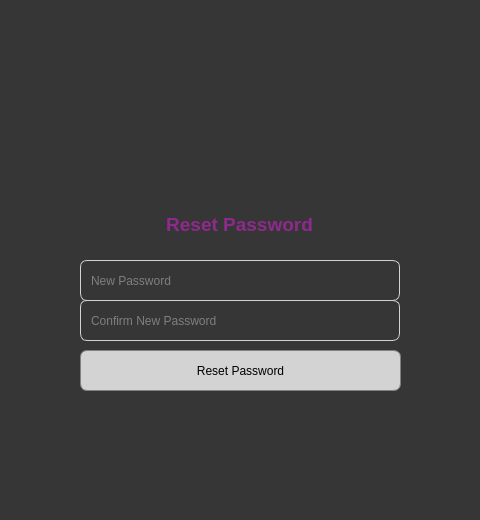
<?xml version="1.0" encoding="UTF-8"?>
<ui version="4.0">
 <class>Dialog</class>
 <widget class="QDialog" name="Dialog">
  <property name="geometry">
   <rect>
    <x>0</x>
    <y>0</y>
    <width>480</width>
    <height>520</height>
   </rect>
  </property>
  <property name="windowTitle">
   <string>Dialog</string>
  </property>
  <property name="styleSheet">
   <string notr="true">background-color: rgb(54, 54, 54);</string>
  </property>
  <widget class="QLabel" name="label">
   <property name="geometry">
    <rect>
     <x>40</x>
     <y>100</y>
     <width>400</width>
     <height>100</height>
    </rect>
   </property>
   <property name="text">
    <string/>
   </property>
   <property name="pixmap">
    <pixmap>../../Downloads/lgo.png</pixmap>
   </property>
  </widget>
  <widget class="QLineEdit" name="newPassword">
   <property name="geometry">
    <rect>
     <x>80</x>
     <y>260</y>
     <width>320</width>
     <height>41</height>
    </rect>
   </property>
   <property name="styleSheet">
    <string notr="true">QLineEdit {
    border: 1px solid lightgray;
	color: rgb(200, 200, 200);
    border-top-left-radius: 7px;
    border-bottom-left-radius: 7px;
	border-top-right-radius: 7px;
    border-bottom-right-radius: 7px;
    /* Other corners will be sharp by default or implicitly 0 if not set */
	padding: 8px; /* Adds 5 pixels of padding on all sides */
}</string>
   </property>
   <property name="placeholderText">
    <string>New Password</string>
   </property>
  </widget>
  <widget class="QPushButton" name="ResetPassword">
   <property name="geometry">
    <rect>
     <x>80</x>
     <y>350</y>
     <width>321</width>
     <height>41</height>
    </rect>
   </property>
   <property name="styleSheet">
    <string notr="true">QPushButton {
    background-color: lightgray; /* Apply background color to the button */
    border: 1px solid gray;      /* Always good to define a border when using border-radius */
    border-top-left-radius: 7px;
    border-bottom-left-radius: 7px;
    border-top-right-radius: 7px;
    border-bottom-right-radius: 7px;
}

QPushButton#Login:hover {
    color: #0056b3;              /* Darker blue on hover */
    text-decoration: underline;  /* Ensure underline stays on hover */
}</string>
   </property>
   <property name="text">
    <string>Reset Password</string>
   </property>
  </widget>
  <widget class="QLabel" name="label_4">
   <property name="geometry">
    <rect>
     <x>139</x>
     <y>210</y>
     <width>201</width>
     <height>30</height>
    </rect>
   </property>
   <property name="text">
    <string>&lt;html&gt;&lt;head/&gt;&lt;body&gt;&lt;p align=&quot;center&quot;&gt;&lt;span style=&quot; font-size:14pt; font-weight:600; color:#8f298d;&quot;&gt;Reset Password&lt;/span&gt;&lt;/p&gt;&lt;/body&gt;&lt;/html&gt;</string>
   </property>
  </widget>
  <widget class="QLineEdit" name="confirmNewPassword">
   <property name="geometry">
    <rect>
     <x>80</x>
     <y>300</y>
     <width>320</width>
     <height>41</height>
    </rect>
   </property>
   <property name="styleSheet">
    <string notr="true">QLineEdit {
    border: 1px solid lightgray;
	color: rgb(200, 200, 200);
    border-top-left-radius: 7px;
    border-bottom-left-radius: 7px;
	border-top-right-radius: 7px;
    border-bottom-right-radius: 7px;
    /* Other corners will be sharp by default or implicitly 0 if not set */
	padding: 8px; /* Adds 5 pixels of padding on all sides */
}</string>
   </property>
   <property name="placeholderText">
    <string>Confirm New Password</string>
   </property>
  </widget>
  <widget class="QLabel" name="ErrorResetPassword">
   <property name="geometry">
    <rect>
     <x>80</x>
     <y>400</y>
     <width>311</width>
     <height>17</height>
    </rect>
   </property>
   <property name="styleSheet">
    <string notr="true">color: rgb(255, 0, 4);
 font-size: 8pt;</string>
   </property>
   <property name="text">
    <string>&lt;html&gt;&lt;head/&gt;&lt;body&gt;&lt;p&gt;&lt;br/&gt;&lt;/p&gt;&lt;/body&gt;&lt;/html&gt;</string>
   </property>
  </widget>
 </widget>
 <resources/>
 <connections/>
</ui>
